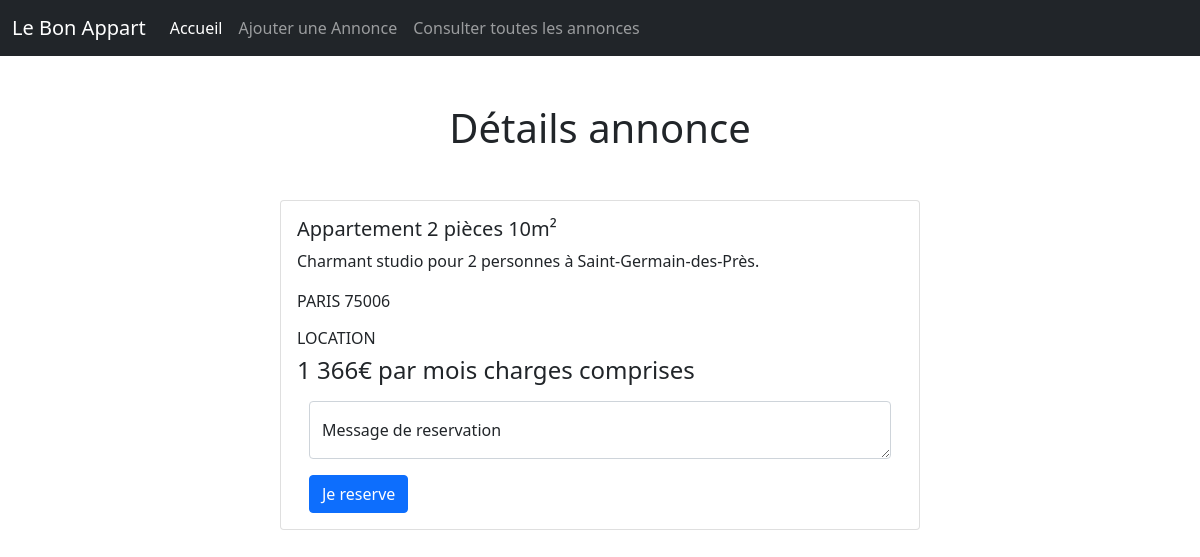
Page /consulter_une_annonce.php?id=4 on the committed database.
### tables this page shows
CREATE TABLE `advert` (
  `id` int(11) NOT NULL,
  `title` varchar(255) NOT NULL,
  `description` varchar(500) NOT NULL,
  `postal_code` int(5) UNSIGNED ZEROFILL NOT NULL,
  `city` varchar(255) NOT NULL,
  `type` varchar(255) NOT NULL,
  `price` varchar(50) NOT NULL,
  `reservation_message` varchar(1000) NOT NULL
);

### consulter_une_annonce.php (the view, shortened to what this page needs)
<?php
include_once("inc/init.inc.php");
$id = $_GET["id"];
$resultatRequete = $bdd->prepare("SELECT * FROM advert WHERE id=?");
$resultat = $resultatRequete->execute([$id]);
$advert = $resultatRequete->fetch(PDO::FETCH_ASSOC);
include_once("inc/head.inc.php");
include_once("inc/header.inc.php");
?>
<main>
    <h1 class="text-center my-5">Détails annonce</h1>
    <div class="card mx-auto" style="width: 40rem;">
        <div class="card-body ">
            <h5 class="card-title"><?=$advert["title"]?></h5>
            <p class="card-text"><?=$advert["description"]?></p>
            <p class="card-text"><?=$advert["city"]?> <?=$advert["postal_code"]?></p>
            <h6 class="card-text"><?=$advert["type"]?></h6>
            <h4 class="card-text"><?=$advert["price"]?></h4>
            <form action="" method="post" enctype="multipart/form-data" class="container ">
                <div class="form-floating">
                    <textarea class="form-control my-3" placeholder="" id="reservation_message" name="reservation_message"></textarea>
                    <label for="reservation_message">Message de reservation</label>
                </div>
                <input type="submit" value="Je reserve" class="btn btn-primary">
            </form>
        </div>
    </div>
</main>

### rows in the picture
advert: title "Appartement 2 pièces 10m²", description "Charmant studio pour 2 personnes à Saint-Germain-des-Près.", city "PARIS", postal_code "75006", type "LOCATION", price "1 366€ par mois charges comprises"
